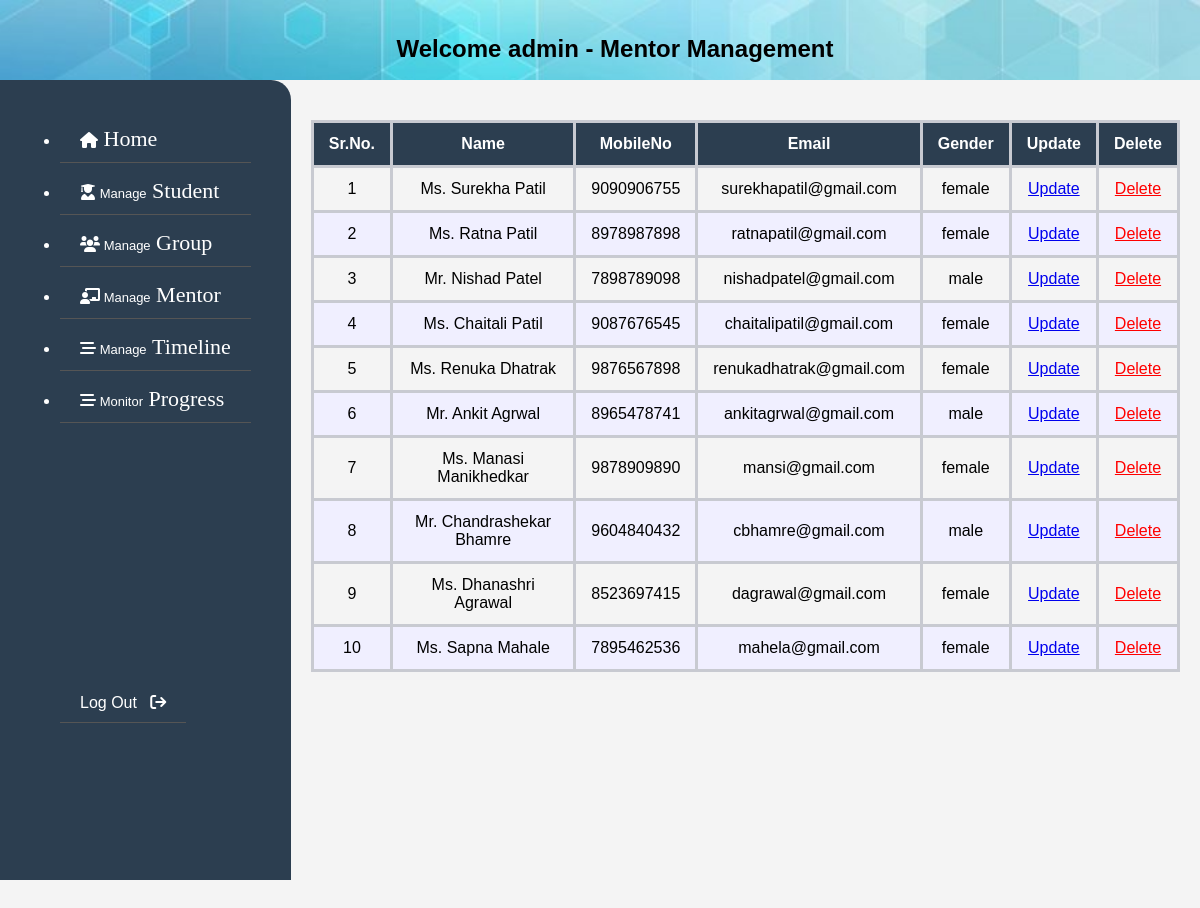
/Admin/menmanagement.php, run on the app's committed database.
### tables this page shows
CREATE TABLE `mentor` (
  `id` int(4) NOT NULL,
  `firstname` varchar(25) NOT NULL,
  `lastname` varchar(25) NOT NULL,
  `mobileno` varchar(10) NOT NULL,
  `email` varchar(50) NOT NULL,
  `gender` varchar(6) NOT NULL,
  `password` varchar(12) NOT NULL,
  `status` varchar(6) NOT NULL
);

### Admin/menmanagement.php (the view, shortened to what this page needs)
<!DOCTYPE html>
<html lang="en">
<head>
    <link rel="stylesheet" href="https://cdnjs.cloudflare.com/ajax/libs/font-awesome/6.0.0-beta3/css/all.min.css" />
</head>
<?php
include "config.php";
$year = $_GET['year'];
$st='status';
$selectMentorQuery = "SELECT * FROM mentor where $st != 'remove'";
$mentorsResult = mysqli_query($con, $selectMentorQuery);
?>
<body>
    <header>
        <h2>Welcome admin - Mentor Management</h2>
    </header>
    <div id="container">
        <div id="sidebar">
        <div id="menu">
                <ul>
                <li><a href="newhome.php?year=<?php echo $year; ?>"><i class="fas fa-home"></i><span style="font-size:22px;font-family: 'cursive';">&nbsp;Home</span></a></li>
                        <li><a><i class="fas fa-user-graduate"></i><span style="font-size:13px;"> Manage</span><span
                                style="font-size:22px;font-family: 'cursive';">&nbsp;Student</span></a>
                    </li>
                    <li><a href="groupmanagement.php?year=<?php echo $year; ?>"><i class="fas fa-users"></i><span
                                style="font-size:13px;"> Manage</span><span
                                style="font-size:22px;font-family: 'cursive';">&nbsp;Group</span></a></li>
                    <li><a href="menmanagement.php?year=<?php echo $year; ?>"><i
                                class="fas fa-chalkboard-teacher"></i><span style="font-size:13px;"> Manage</span><span
                                style="font-size:22px;font-family: 'cursive';">&nbsp;Mentor</a></li>
                    <li><a><i class="fas fa-stream"></i><span style="font-size:13px;"> Manage</span><span
                                style="font-size:22px;font-family: 'cursive';">&nbsp;Timeline</span></a>
                    </li>
                    <li><a><i class="fas fa-stream"></i><span style="font-size:13px;"> Monitor</span><span
                                style="font-size:22px;font-family: 'cursive';">&nbsp;Progress</span></a>
                    </li>
                </ul>
            </div>
            <br><br><br><br><br><br>
            <div id="menu">
                <ul style="  list-style-type: none;">
                    <li><a href="../index.php?year=<?php echo $year; ?>">Log Out&nbsp;&nbsp;&nbsp;<i
                                class="fas fa-sign-out"></i></a></li>
                </ul>
            </div>
        </div>
        <div id="content">
                <table id="table1">
                    <thead>
                        <tr>
                            <th style="width:0">Sr.No.</th>
                            <th>Name</th>
                            <th>MobileNo</th>
                            <th>Email</th>
                            <th>Gender</th>
                            <th>Update</th>
                            <th>Delete</th>
                        </tr>
                    </thead>
                    <tbody>
                        <?php $i=1;
                        while ($mentor = mysqli_fetch_assoc($mentorsResult)) { ?>
                            <tr>
                                <td><?php echo $i; ?></td>
                                <td><?php
                                            $mgen=$mentor['gender'];
                                            if($mgen=='male')
                                            {
                                                echo 'Mr.';echo ' ';
                                            }else{
                                                echo 'Ms.';echo ' ';
                                            }
                                            echo $mentor['firstname'];echo ' ';echo $mentor['lastname']; ?></td>
                                <td><?php echo $mentor['mobileno']; ?></td>
                                <td><?php echo $mentor['email']; ?></td>
                                <td><?php echo $mentor['gender']; ?></td>
                                <td><a href="mentorupdate.php?mentorId=<?php echo $mentor['id'] ?>&year=<?php echo $year; ?>">Update</a></td>
                                <td> <a href="mentordelete.php?mentorId=<?php echo $mentor['id'] ?>&year=<?php echo $year; ?>" style="color:red;">Delete</a></td>
                            </tr>
                        <?php
                    $i++; } ?>
                    </tbody>
                                        </table>
        </div>
    </div>
</body>
</html>

### Admin/menmanagement.php (style rules this page uses)
body { font-family: 'Arial', sans-serif; margin: 0; padding: 0; background-color: #f4f4f4; overflow: hidden; }
header { background-color: #dbdbdb; color: #000000; padding: 15px; text-align: center; width:100%; height:50px; background-image: url('../images/header.jpg'); background-size:cover; background-repeat: no-repeat; }
#container { display: flex; height: 100vh; }
#content { background-repeat: no-repeat; background-size: 200px; background-position: center; flex-grow: 1; padding: 20px; height: 100%; overflow-x: auto; }
table { width:100%; border-collapse: collapse; margin-top: 20px; margin-bottom: 150px; }
#table1 tr:nth-child(even) { background-color: #f0efff; }
th, td { padding-top:12px; padding-left: 15px; padding-right: 15px; padding-bottom:12px; border: 3px solid #c8cad1; text-align: center; }
th { background-color: #2c3e50; color: #fff; }
#sidebar { width: max-content; background-color: #2c3e50; color: #fff; padding: 20px; box-sizing: border-box; display: flex; flex-direction: column; border-top-right-radius:20px; }
#menu { flex-grow: 1; width: max-content; margin-left: 40px; margin-right: 20px; }
#menu ul { padding-left: 0; }
#menu li { position: relative; }
#menu a { display: block; color: #fff; text-decoration: none; padding: 10px 20px; margin-bottom: 5px; border-bottom: 1px solid #555; text-align: left; }

### data on the page
mentor: shows "Ms.", firstname "Surekha", lastname "Patil", mobileno "9090906755", email "surekhapatil@gmail.com", gender "female"
mentor: shows "Ms.", firstname "Ratna", lastname "Patil", mobileno "8978987898", email "ratnapatil@gmail.com", gender "female"
mentor: shows "Mr.", firstname "Nishad", lastname "Patel", mobileno "7898789098", email "nishadpatel@gmail.com", gender "male"
mentor: shows "Ms.", firstname "Chaitali", lastname "Patil", mobileno "9087676545", email "chaitalipatil@gmail.com", gender "female"
mentor: shows "Ms.", firstname "Renuka", lastname "Dhatrak", mobileno "9876567898", email "renukadhatrak@gmail.com", gender "female"
mentor: shows "Mr.", firstname "Ankit", lastname "Agrwal", mobileno "8965478741", email "ankitagrwal@gmail.com", gender "male"
mentor: shows "Ms.", firstname "Manasi", lastname "Manikhedkar", mobileno "9878909890", email "mansi@gmail.com", gender "female"
mentor: shows "Mr.", firstname "Chandrashekar", lastname "Bhamre", mobileno "9604840432", email "cbhamre@gmail.com", gender "male"
mentor: shows "Ms.", firstname "Dhanashri", lastname "Agrawal", mobileno "8523697415", email "dagrawal@gmail.com", gender "female"
mentor: shows "Ms.", firstname "Sapna", lastname "Mahale", mobileno "7895462536", email "mahela@gmail.com", gender "female"
